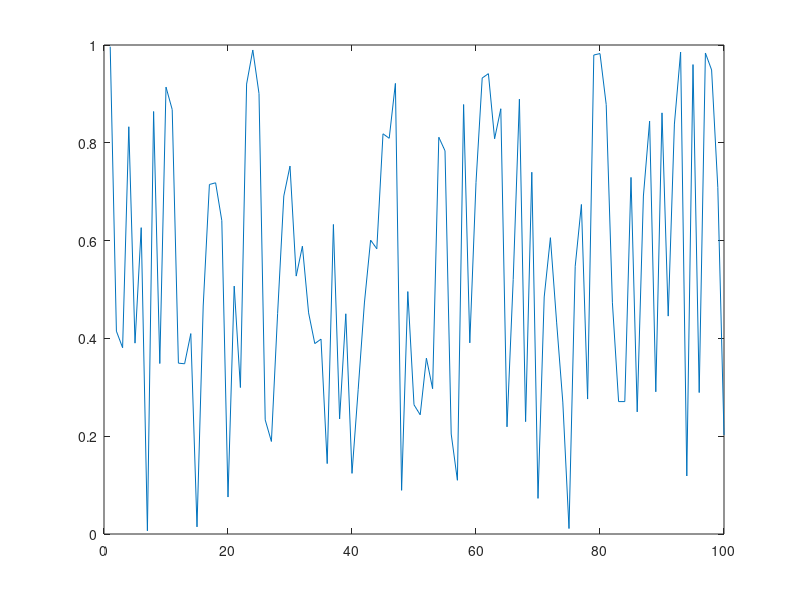

MATLAB code to generate this figure: (Note: this script raises an error after producing the figure.)
clc;clear;close all
hFig  = figure; 
hAxis = axes(hFig);
hPlt  = plot(hAxis,rand(100,1));

% zoomObj = zoom(hAxis);
scale_x = 12539 / 83.2;
scale_y = 9216 / 62.5;
xlim_init = hAxis.XLim;
zoomObj = zoom(hAxis);
set(zoomObj, 'ActionPostCallback', {@zoomChanged, hAxis});
% zoomObj.ActionPostCallback = @(zoomObj,evd)zoomChanged( zoomObj, evd,scale_y,scale_x);
% zoomObj.Enable ='on';
xlim_f = hAxis.XLim;
uiwait(gca)
if xlim_f~= xlim_init
    uiresume
end
[x] = zoomChanged(zoomObj,[],scale_y,scale_x,hAxis);
range = linspace(x(1),x(2),length(hAxis.XAxis.TickValues));
label_updt(1:length(hAxis.XAxis.TickValues)) = ((range./scale_x))+8.05;
% for i = 1:length(hAxis.XAxis.TickValues)
%     ax.XAxis.TickLabels{i} = label_updt(i);
% end
a = sprintf('%2.5f ', label_updt);
a = a(1:end-1);
a = strsplit(a).';
hAxis.XAxis.TickLabels = a ;
uiresume


%%
clc;clear;close all
hFig  = figure; 
hAxis = axes(hFig);
hPlt  = plot(hAxis,rand(100,1));

zoomObj = zoom(hAxis);
scale_x = 12539 / 83.2;
scale_y = 9216 / 62.5;
xlim_init = hAxis.XLim;

toolbar_zoomin_OnCallback(zoomObj,[],hAxis)
range = linspace(hAxis.XLim(1),hAxis.XLim(2),length(hAxis.XAxis.TickValues));
label_updt(1:length(hAxis.XAxis.TickValues)) = ((range./scale_x))+8.05;
a = sprintf('%2.5f ', label_updt);
a = a(1:end-1);
a = strsplit(a).';
hAxis.XAxis.TickLabels = a ;